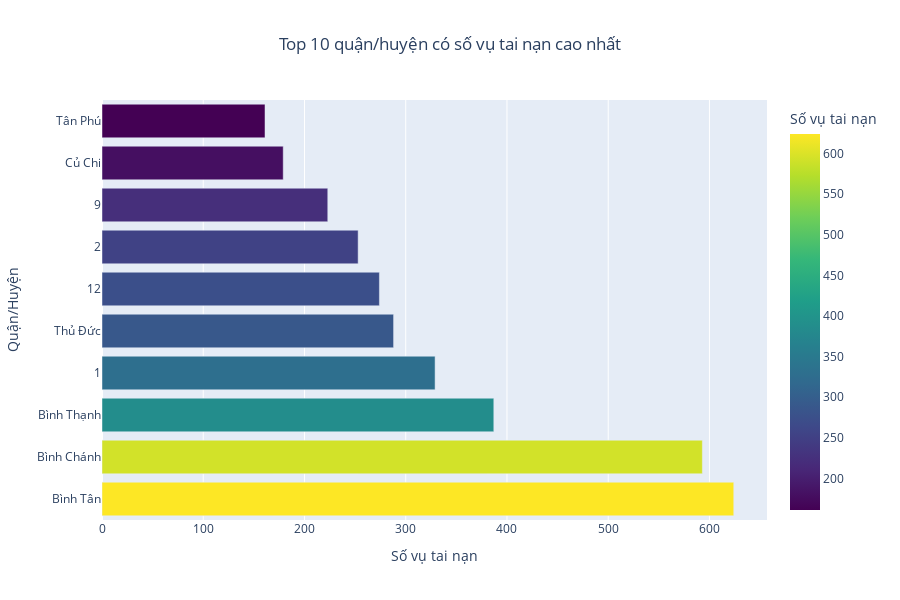

Write notebook code for a chart like this one.
### Code cell
# Giả sử dữ liệu cột tên quận/huyện nằm trong 'Quận/Huyện'
# Kiểm tra dữ liệu ban đầu
print(data['Quận/Huyện'].head())

# Đếm số vụ tai nạn theo từng quận/huyện và lấy top 10
district_accidents = data['Quận/Huyện'].value_counts().head(10).reset_index()
district_accidents.columns = ['Quận/Huyện', 'Số vụ']

# Vẽ biểu đồ Horizontal Bar Chart
fig_district = px.bar(
    district_accidents,
    x='Số vụ',
    y='Quận/Huyện',
    orientation='h',  # Horizontal bar chart
    title='Top 10 quận/huyện có số vụ tai nạn cao nhất',
    labels={'Số vụ': 'Số vụ tai nạn', 'Quận/Huyện': 'Quận/Huyện'},
    color='Số vụ',
    color_continuous_scale='Viridis'  # Thang màu
)

# Tùy chỉnh hiển thị biểu đồ
fig_district.update_layout(
    title_x=0.5,  # Căn giữa tiêu đề
    xaxis_title='Số vụ tai nạn',
    yaxis_title='Quận/Huyện',
    width=900,  # Độ rộng biểu đồ
    height=600,  # Chiều cao biểu đồ
    font=dict(size=12)  # Kích thước font chữ
)

# Hiển thị biểu đồ
fig_district.show()

### Figure 1 — Plotly figure (JSON) as saved in the notebook; plotly's stock layout.template omitted (floating-point values rounded to 4 significant figures)
{"data": [{"alignmentgroup": "True", "hovertemplate": "Số vụ tai nạn=%{marker.color}<br>Quận/Huyện=%{y}<extra></extra>", "legendgroup": "", "marker": {"color": [624, 593, 387, 329, 288, 274, 253, 223, 179, 161], "coloraxis": "coloraxis", "pattern": {"shape": ""}}, "name": "", "offsetgroup": "", "orientation": "h", "showlegend": false, "textposition": "auto", "type": "bar", "x": [624, 593, 387, 329, 288, 274, 253, 223, 179, 161], "xaxis": "x", "y": ["Bình Tân", "Bình Chánh", "Bình Thạnh", "1", "Thủ Đức", "12", "2", "9", "Củ Chi", "Tân Phú"], "yaxis": "y"}], "layout": {"barmode": "relative", "coloraxis": {"colorbar": {"title": {"text": "Số vụ tai nạn"}}, "colorscale": [[0, "#440154"], [0.1111, "#482878"], [0.2222, "#3e4989"], [0.3333, "#31688e"], [0.4444, "#26828e"], [0.5556, "#1f9e89"], [0.6667, "#35b779"], [0.7778, "#6ece58"], [0.8889, "#b5de2b"], [1, "#fde725"]]}, "font": {"size": 12}, "height": 600, "legend": {"tracegroupgap": 0}, "title": {"text": "Top 10 quận/huyện có số vụ tai nạn cao nhất", "x": 0.5}, "width": 900, "xaxis": {"anchor": "y", "autorange": true, "domain": [0, 1], "range": [0, 656.8], "title": {"text": "Số vụ tai nạn"}, "type": "linear"}, "yaxis": {"anchor": "x", "autorange": true, "domain": [0, 1], "range": [-0.5, 9.5], "title": {"text": "Quận/Huyện"}, "type": "category"}}}
